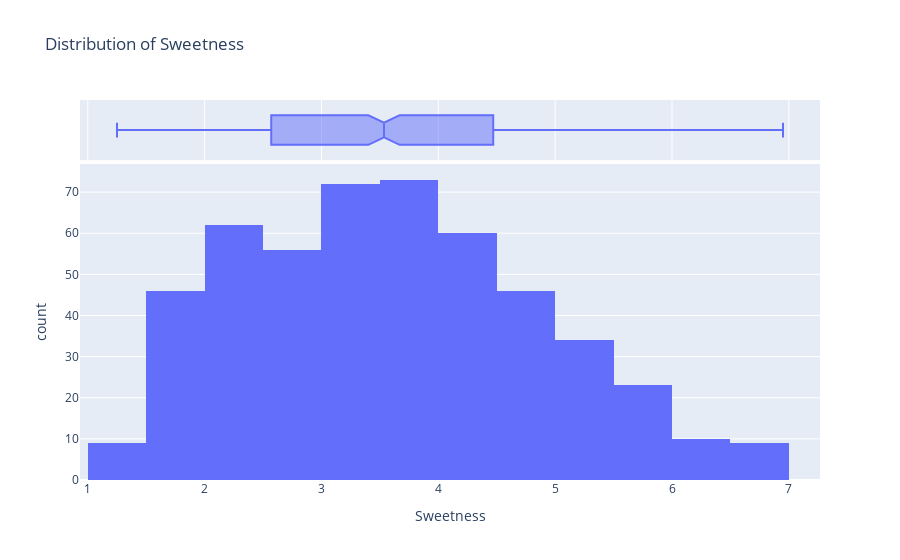

Notebook cell for this chart:
### Markdown cell above
## Data Visualization

Feature distribution without comparison with target column:
* Weight:
* Average diameter:
* Average length:
* Peel hardness:
* Sweetness:

Feature distribution and scatter plot with comparison with target column:
* Weight:
* Average diameter:
* Average length:
* Peel hardness:
* Sweetness:

### Code cell
# Feature distribution among ['Weight', 'Average diameter', 'Average length', 'Peel hardness', 'Sweetness']

feature_to_viz = 'Sweetness'

plot_feature_distribution(df_cleaned, feature_to_viz, comparison=False)

### Figure 1 — Plotly figure (JSON) as saved in the notebook; plotly's stock layout.template omitted (floating-point values rounded to 4 significant figures; data arrays with more than 128 entries replaced by an {"elided": "..."} marker saying what was removed)
{"data": [{"alignmentgroup": "True", "bingroup": "x", "hovertemplate": "Sweetness=%{x}<br>count=%{y}<extra></extra>", "legendgroup": "", "marker": {"color": "#636efa", "pattern": {"shape": ""}}, "name": "", "offsetgroup": "", "orientation": "v", "showlegend": false, "type": "histogram", "x": {"elided": "500 float values"}, "xaxis": "x", "yaxis": "y"}, {"alignmentgroup": "True", "hovertemplate": "Sweetness=%{x}<extra></extra>", "legendgroup": "", "marker": {"color": "#636efa"}, "name": "", "notched": true, "offsetgroup": "", "showlegend": false, "type": "box", "x": {"elided": "500 float values"}, "xaxis": "x2", "yaxis": "y2"}], "layout": {"barmode": "relative", "legend": {"tracegroupgap": 0}, "title": {"text": "Distribution of Sweetness"}, "xaxis": {"anchor": "y", "domain": [0, 1], "title": {"text": "Sweetness"}}, "xaxis2": {"anchor": "y2", "domain": [0, 1], "matches": "x", "showgrid": true, "showticklabels": false}, "yaxis": {"anchor": "x", "domain": [0, 0.8316], "title": {"text": "count"}}, "yaxis2": {"anchor": "x2", "domain": [0.8416, 1], "matches": "y2", "showgrid": false, "showline": false, "showticklabels": false, "ticks": ""}}}
